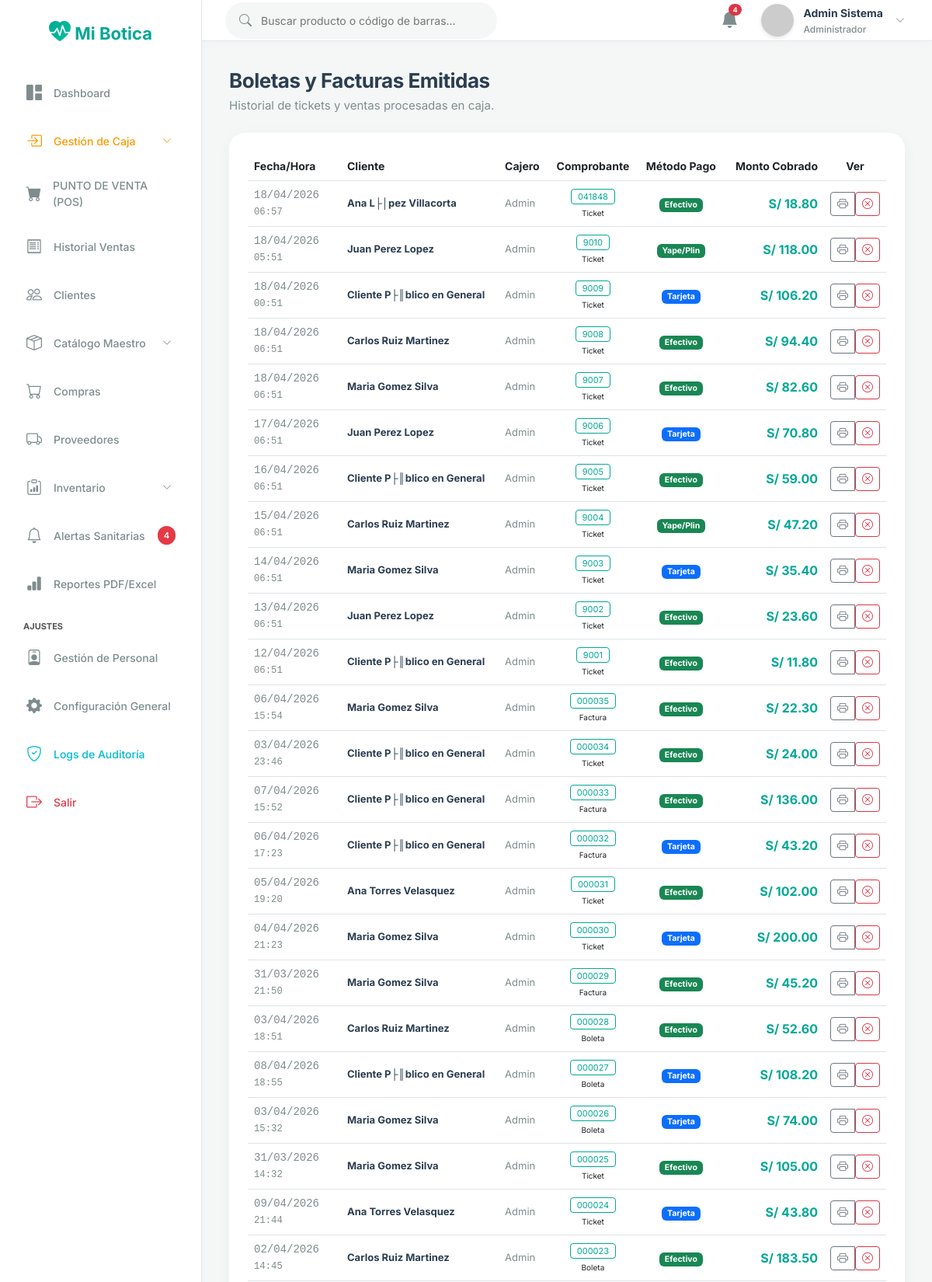
/venta/index (signed in, upper part), run on the app's committed database.
### tables this page shows
CREATE TABLE `ventas` (
  `id` int NOT NULL AUTO_INCREMENT,
  `id_cliente` int NOT NULL,
  `caja_id` int DEFAULT NULL,
  `id_usuario` int NOT NULL,
  `tipo_comprobante` varchar(50) NOT NULL DEFAULT 'Ticket',
  `serie_comprobante` varchar(20) DEFAULT NULL,
  `num_comprobante` varchar(50) NOT NULL,
  `fecha_venta` timestamp NULL DEFAULT CURRENT_TIMESTAMP,
  `subtotal` decimal(12,2) NOT NULL DEFAULT '0.00',
  `descuento` decimal(10,2) DEFAULT '0.00',
  `igv` decimal(10,2) NOT NULL DEFAULT '0.00',
  `total` decimal(12,2) NOT NULL DEFAULT '0.00',
  `metodo_pago` varchar(50) NOT NULL DEFAULT 'Efectivo',
  `pago_recibido` decimal(12,2) DEFAULT NULL,
  `vuelto` decimal(12,2) DEFAULT NULL,
  `puntos_ganados` int DEFAULT '0',
  `puntos_usados` int DEFAULT '0',
  `medico_cmp` varchar(50) DEFAULT NULL,
  `estado` varchar(20) DEFAULT 'Completada',
  PRIMARY KEY (`id`),
  KEY `id_cliente` (`id_cliente`),
  KEY `id_usuario` (`id_usuario`),
  CONSTRAINT `ventas_ibfk_1` FOREIGN KEY (`id_cliente`) REFERENCES `clientes` (`id`) ON DELETE RESTRICT,
  CONSTRAINT `ventas_ibfk_2` FOREIGN KEY (`id_usuario`) REFERENCES `usuarios` (`id`) ON DELETE RESTRICT
);

CREATE TABLE `clientes` (
  `id` int NOT NULL AUTO_INCREMENT,
  `tipo_documento` varchar(20) NOT NULL DEFAULT 'DNI',
  `num_documento` varchar(20) NOT NULL,
  `nombres` varchar(150) NOT NULL,
  `telefono` varchar(50) DEFAULT NULL,
  `direccion` varchar(255) DEFAULT NULL,
  `puntos_acumulados` int DEFAULT '0',
  `estado` tinyint(1) DEFAULT '1',
  PRIMARY KEY (`id`)
);

CREATE TABLE `usuarios` (
  `id` int NOT NULL AUTO_INCREMENT,
  `nombres` varchar(100) NOT NULL,
  `apellidos` varchar(100) NOT NULL,
  `usuario` varchar(50) NOT NULL,
  `password` varchar(255) NOT NULL,
  `email` varchar(100) DEFAULT NULL,
  `rol_id` int NOT NULL,
  `estado` tinyint(1) DEFAULT '1',
  `ultimo_login` datetime DEFAULT NULL,
  `creado_en` timestamp NULL DEFAULT CURRENT_TIMESTAMP,
  PRIMARY KEY (`id`),
  UNIQUE KEY `usuario` (`usuario`),
  KEY `rol_id` (`rol_id`),
  CONSTRAINT `usuarios_ibfk_1` FOREIGN KEY (`rol_id`) REFERENCES `roles` (`id`) ON DELETE RESTRICT
);

### app/controllers/VentaController.php (called while the page is built, shortened)
<?php
class VentaController extends Controller {
    public function index() {
        $modelo = $this->model('Venta');
        $this->view('ventas/index', ['title' => 'Historial de Ventas', 'ventas' => $modelo->getAll()]);
    }
}

### app/core/App.php (called while the page is built, shortened)
<?php
class App {
    protected $method = 'login';
    public function __construct() {
        $url = $this->parseUrl();
        if (isset($url[0]) && file_exists('../app/controllers/' . ucfirst($url[0]) . 'Controller.php')) {
            $this->controller = ucfirst($url[0]) . 'Controller';
            unset($url[0]);
        }
        $this->controller = new $this->controller;
        if (isset($url[1])) {
            if (method_exists($this->controller, $url[1])) {
                $this->method = $url[1];
                unset($url[1]);
            }
        }
        $this->params = $url ? array_values($url) : [];
        call_user_func_array([$this->controller, $this->method], $this->params);
    }
    public function parseUrl() {
        if (isset($_GET['url'])) {
            return explode('/', filter_var(rtrim($_GET['url'], '/'), FILTER_SANITIZE_URL));
        }
        return [];
    }
}

### public/index.php (called while the page is built, shortened)
<?php
require_once '../app/config/database.php';
require_once '../app/core/App.php';
require_once '../app/core/Controller.php';
$app = new App();

### app/models/Venta.php (called while the page is built, shortened)
<?php
class Venta {
    private $conn;
    public function __construct() {
        $db = new Database();
        $this->conn = $db->getConnection();
    }
    public function getAll() {
        $query = "SELECT v.*, c.nombres as cliente, u.nombres as cajero
                  FROM ventas v
                  INNER JOIN clientes c ON v.id_cliente = c.id
                  INNER JOIN usuarios u ON v.id_usuario = u.id
                  ORDER BY v.id DESC LIMIT 1000";
        $stmt = $this->conn->prepare($query);
        $stmt->execute();
        return $stmt->fetchAll(PDO::FETCH_ASSOC);
    }
}

### app/config/database.php (called while the page is built, shortened)
<?php
class Database {
    private $host = "localhost";
    private $db_name = "botica_db";
    private $username = "root";
    private $password = "";
    public function getConnection() {
        $this->conn = null;
        try {
            $this->conn = new PDO("mysql:host=" . $this->host . ";dbname=" . $this->db_name . ";charset=utf8mb4", $this->username, $this->password);
            $this->conn->exec("SET NAMES utf8mb4");
        } catch(PDOException $exception) {
            error_log("Error de conexión a la base de datos: " . $exception->getMessage());
            die("No se pudo conectar con la base de datos. Intente nuevamente más tarde.");
        }
        return $this->conn;
    }
}
?>

### app/views/ventas/index.php (the view, shortened to what this page needs)
<div class="page-content">
    <div class="mb-4">
        <h1 class="page-title">Boletas y Facturas Emitidas</h1>
        <div class="page-subtitle">Historial de tickets y ventas procesadas en caja.</div>
    </div>
    <div class="card-metric">
        <div class="table-responsive">
            <table class="table table-hover align-middle" style="width: 100%; font-size: 14px;">
                <thead>
                    <tr>
                        <th width="120">Fecha/Hora</th>
                        <th>Cliente</th>
                        <th>Cajero</th>
                        <th class="text-center">Comprobante</th>
                        <th class="text-center">Método Pago</th>
                        <th class="text-end">Monto Cobrado</th>
                        <th width="80" class="text-center">Ver</th>
                    </tr>
                </thead>
                <tbody>
                    <?php if(empty($data['ventas'])): ?>
                    <tr><td colspan="7" class="text-center text-muted">Aún no hay ventas efectuadas.</td></tr>
                    <?php else: ?>
                    <?php foreach($data['ventas'] as $v): ?>
                    <tr>
                        <td style="color:var(--text-secondary); font-family:monospace;">
                            <?php echo date('d/m/Y', strtotime($v['fecha_venta'])) . "<br><small>" . date('H:i', strtotime($v['fecha_venta'])) . "</small>"; ?>
                        </td>
                        <td style="font-weight:700; color:var(--text-primary); font-size: 13px;">
                            <?php echo htmlspecialchars($v['cliente']); ?>
                        </td>
                        <td style="color:var(--text-secondary); font-size: 13px;">
                            <?php echo explode(' ', $v['cajero'])[0]; ?>
                        </td>
                        <td class="text-center">
                            <?php if ($v['estado'] == 'Anulada'): ?>
                                <span class="badge bg-danger shadow-sm"><i class="bi bi-x-circle"></i> Anulada</span><br>
                                <strike style="font-size:10px; color:var(--text-secondary);"><?php echo htmlspecialchars($v['num_comprobante']); ?></strike>
                            <?php else: ?>
                                <span style="border: 1px solid var(--accent-primary); color: var(--accent-primary); padding: 2px 8px; border-radius: 4px; font-size: 11px;">
                                    <?php echo htmlspecialchars($v['num_comprobante']); ?>
                                </span><br>
                                <span style="font-size:10px;"><?php echo htmlspecialchars($v['tipo_comprobante']); ?></span>
                            <?php endif; ?>
                        </td>
                        <td class="text-center">
                            <?php
                                $bColor = 'bg-secondary';
                                if($v['metodo_pago'] == 'Yape' || $v['metodo_pago'] == 'Plin') $bColor = 'bg-info text-dark';
                                else if($v['metodo_pago'] == 'Tarjeta') $bColor = 'bg-primary';
                                else $bColor = 'bg-success';
                            ?>
                            <span class="badge <?php echo $bColor; ?>"><?php echo $v['metodo_pago']; ?></span>
                        </td>
                        <td class="text-end" style="font-size: 16px; font-weight:700; color: var(--accent-primary);">
                            S/ <?php echo number_format($v['total'], 2); ?>
                        </td>
                        <td class="text-center">
                            <div class="btn-group">
                                <a href="<?php echo BASE_URL; ?>venta/ticket/<?php echo $v['id']; ?>" target="_blank" class="btn btn-sm btn-outline-secondary" title="Ver Ticket Impresión">
                                    <i class="bi bi-printer"></i>
                                </a>
                                <?php if ($v['estado'] != 'Anulada'): ?>
                                <form action="<?php echo BASE_URL; ?>venta/anular/<?php echo $v['id']; ?>" method="POST" style="display:inline;" onsubmit="return confirm('¿Está seguro de ANULAR esta venta? El stock se devolverá al almacén de forma íntegra.');">
                                    <button type="submit" class="btn btn-sm btn-outline-danger" title="Anular Venta">
                                        <i class="bi bi-x-circle"></i>
                                    </button>
                                </form>
                                <?php endif; ?>
                            </div>
                        </td>
                    </tr>
                    <?php endforeach; ?>
                    <?php endif; ?>
                </tbody>
            </table>
        </div>
    </div>
</div>

### public/css/style.css (style rules this page uses)
:root { --bg-dark: #F4F7F6; --bg-card: #FFFFFF; --text-primary: #2C3E50; --text-secondary: #7F8C8D; --accent-primary: #00A896; --accent-hover: #028090; --accent-light: rgba(0, 168, 150, 0.1); --success: #02C39A; --success-bg: rgba(2, 195, 154, 0.1); --danger: #E63946; --danger-bg: rgba(230, 57, 70, 0.1); --warning: #F4A261; --border-color: #E2E8F0; }
body { font-family: 'Inter', sans-serif; background-color: var(--bg-dark); color: var(--text-primary); margin: 0; overflow-x: hidden; }
.page-content { padding: 35px; }
.page-title { font-size: 26px; font-weight: 700; color: var(--text-primary); margin: 0; letter-spacing: -0.5px; }
.page-subtitle { font-size: 15px; color: var(--text-secondary); margin-top: 5px; }
.card-metric { background-color: var(--bg-card); border-radius: 20px; padding: 24px; border: none; box-shadow: 0 4px 20px rgba(0, 0, 0, 0.04); transition: transform 0.3s ease, box-shadow 0.3s ease; }

### data on the page
ventas: fecha_venta "18/04/2026", fecha_venta "06:57", id_cliente.nombres "Ana L├│pez Villacorta", id_usuario.nombres "Admin", num_comprobante "041848", tipo_comprobante "Ticket", metodo_pago "Efectivo", total "18.80"
ventas: fecha_venta "18/04/2026", fecha_venta "05:51", id_cliente.nombres "Juan Perez Lopez", id_usuario.nombres "Admin", num_comprobante "9010", tipo_comprobante "Ticket", metodo_pago "Yape/Plin", total "118.00"
ventas: fecha_venta "18/04/2026", fecha_venta "00:51", id_cliente.nombres "Cliente P├║blico en General", id_usuario.nombres "Admin", num_comprobante "9009", tipo_comprobante "Ticket", metodo_pago "Tarjeta", total "106.20"
ventas: fecha_venta "18/04/2026", fecha_venta "06:51", id_cliente.nombres "Carlos Ruiz Martinez", id_usuario.nombres "Admin", num_comprobante "9008", tipo_comprobante "Ticket", metodo_pago "Efectivo", total "94.40"
ventas: fecha_venta "18/04/2026", fecha_venta "06:51", id_cliente.nombres "Maria Gomez Silva", id_usuario.nombres "Admin", num_comprobante "9007", tipo_comprobante "Ticket", metodo_pago "Efectivo", total "82.60"
ventas: fecha_venta "17/04/2026", fecha_venta "06:51", id_cliente.nombres "Juan Perez Lopez", id_usuario.nombres "Admin", num_comprobante "9006", tipo_comprobante "Ticket", metodo_pago "Tarjeta", total "70.80"
ventas: fecha_venta "16/04/2026", fecha_venta "06:51", id_cliente.nombres "Cliente P├║blico en General", id_usuario.nombres "Admin", num_comprobante "9005", tipo_comprobante "Ticket", metodo_pago "Efectivo", total "59.00"
ventas: fecha_venta "15/04/2026", fecha_venta "06:51", id_cliente.nombres "Carlos Ruiz Martinez", id_usuario.nombres "Admin", num_comprobante "9004", tipo_comprobante "Ticket", metodo_pago "Yape/Plin", total "47.20"
ventas: fecha_venta "14/04/2026", fecha_venta "06:51", id_cliente.nombres "Maria Gomez Silva", id_usuario.nombres "Admin", num_comprobante "9003", tipo_comprobante "Ticket", metodo_pago "Tarjeta", total "35.40"
ventas: fecha_venta "13/04/2026", fecha_venta "06:51", id_cliente.nombres "Juan Perez Lopez", id_usuario.nombres "Admin", num_comprobante "9002", tipo_comprobante "Ticket", metodo_pago "Efectivo", total "23.60"
ventas: fecha_venta "12/04/2026", fecha_venta "06:51", id_cliente.nombres "Cliente P├║blico en General", id_usuario.nombres "Admin", num_comprobante "9001", tipo_comprobante "Ticket", metodo_pago "Efectivo", total "11.80"
ventas: fecha_venta "06/04/2026", fecha_venta "15:54", id_cliente.nombres "Maria Gomez Silva", id_usuario.nombres "Admin", num_comprobante "000035", tipo_comprobante "Factura", metodo_pago "Efectivo", total "22.30"
ventas: fecha_venta "03/04/2026", fecha_venta "23:46", id_cliente.nombres "Cliente P├║blico en General", id_usuario.nombres "Admin", num_comprobante "000034", tipo_comprobante "Ticket", metodo_pago "Efectivo", total "24.00"
ventas: fecha_venta "07/04/2026", fecha_venta "15:52", id_cliente.nombres "Cliente P├║blico en General", id_usuario.nombres "Admin", num_comprobante "000033", tipo_comprobante "Factura", metodo_pago "Efectivo", total "136.00"
ventas: fecha_venta "06/04/2026", fecha_venta "17:23", id_cliente.nombres "Cliente P├║blico en General", id_usuario.nombres "Admin", num_comprobante "000032", tipo_comprobante "Factura", metodo_pago "Tarjeta", total "43.20"
ventas: fecha_venta "05/04/2026", fecha_venta "19:20", id_cliente.nombres "Ana Torres Velasquez", id_usuario.nombres "Admin", num_comprobante "000031", tipo_comprobante "Ticket", metodo_pago "Efectivo", total "102.00"
ventas: fecha_venta "04/04/2026", fecha_venta "21:23", id_cliente.nombres "Maria Gomez Silva", id_usuario.nombres "Admin", num_comprobante "000030", tipo_comprobante "Ticket", metodo_pago "Tarjeta", total "200.00"
ventas: fecha_venta "31/03/2026", fecha_venta "21:50", id_cliente.nombres "Maria Gomez Silva", id_usuario.nombres "Admin", num_comprobante "000029", tipo_comprobante "Factura", metodo_pago "Efectivo", total "45.20"
ventas: fecha_venta "03/04/2026", fecha_venta "18:51", id_cliente.nombres "Carlos Ruiz Martinez", id_usuario.nombres "Admin", num_comprobante "000028", tipo_comprobante "Boleta", metodo_pago "Efectivo", total "52.60"
ventas: fecha_venta "08/04/2026", fecha_venta "18:55", id_cliente.nombres "Cliente P├║blico en General", id_usuario.nombres "Admin", num_comprobante "000027", tipo_comprobante "Boleta", metodo_pago "Tarjeta", total "108.20"
ventas: fecha_venta "03/04/2026", fecha_venta "15:32", id_cliente.nombres "Maria Gomez Silva", id_usuario.nombres "Admin", num_comprobante "000026", tipo_comprobante "Boleta", metodo_pago "Tarjeta", total "74.00"
ventas: fecha_venta "31/03/2026", fecha_venta "14:32", id_cliente.nombres "Maria Gomez Silva", id_usuario.nombres "Admin", num_comprobante "000025", tipo_comprobante "Ticket", metodo_pago "Efectivo", total "105.00"
ventas: fecha_venta "09/04/2026", fecha_venta "21:44", id_cliente.nombres "Ana Torres Velasquez", id_usuario.nombres "Admin", num_comprobante "000024", tipo_comprobante "Ticket", metodo_pago "Tarjeta", total "43.80"
ventas: fecha_venta "02/04/2026", fecha_venta "14:45", id_cliente.nombres "Carlos Ruiz Martinez", id_usuario.nombres "Admin", num_comprobante "000023", tipo_comprobante "Boleta", metodo_pago "Efectivo", total "183.50"

### other printed values
$_totalNotifs "4"
$_SESSION['nombre'] "Admin Sistema"
$roles[$_SESSION['rol_id'] ?? 1] "Administrador"
